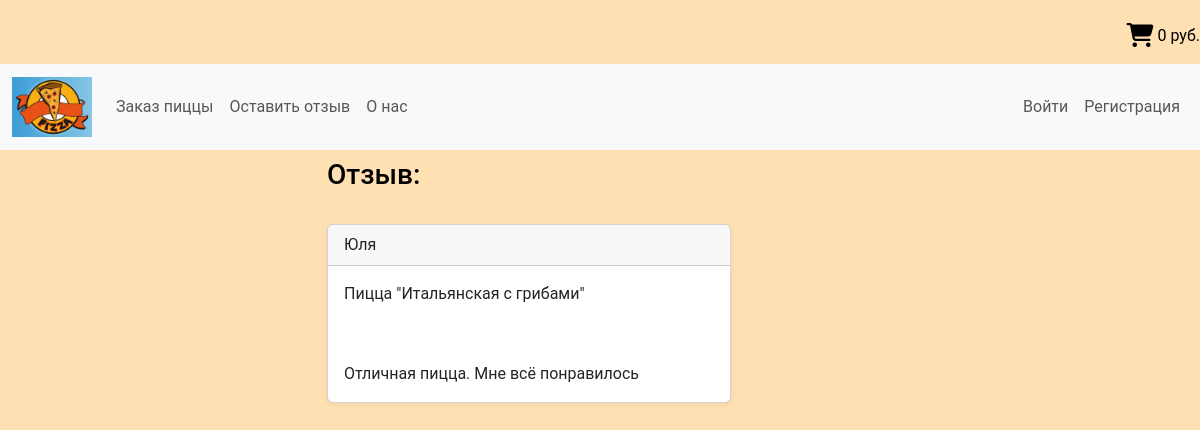
The page /feedback/1/ on the database its author committed.
### pizza_shop/models.py (models this page shows, shortened)
class Feedbacks(models.Model):
    buyer = models.CharField(max_length=100, db_index=True, null=True,
                             verbose_name='Имя')  # default="Анонимный покупатель"
    product = models.ForeignKey('Pizza', on_delete=models.PROTECT, verbose_name='Наименование продукта', null=True,
                                related_name="feedbacks")
    comment = models.CharField(max_length=250, db_index=False, verbose_name='Отзыв')
    user = models.ForeignKey(User, on_delete=models.PROTECT, verbose_name='Пользователь', null=True,
                             related_name='users')
    class Meta:
        verbose_name = 'Отзыв (комментарий)'
        verbose_name_plural = 'Отзывы (комментарии)'
        ordering = ['product']

class Pizza(models.Model):
    name = models.CharField(max_length=100, db_index=True, verbose_name='Наименование продукта')
    shortName = models.CharField(max_length=20, verbose_name='Краткое наименование продукта')
    slug = models.SlugField(max_length=200, db_index=True, unique=True, verbose_name='URL')
    ingredients = models.TextField(verbose_name='Список ингредиентов', blank=True)  # необязательно для заполнения
    currentPrice = models.DecimalField(max_digits=10, decimal_places=2, verbose_name='Текущая цена')
    photo = models.ImageField(upload_to='photos/', verbose_name='Фото', blank=True)  # необязательно для заполнения
    is_ready = models.BooleanField(default=True, verbose_name='Готовность для продажи')
    type_product = models.ForeignKey('TypeOfProduct', on_delete=models.PROTECT, verbose_name='Тип продукта', null=True,
                                     default=1)
    def __str__(self):
        return self.name
    class Meta:
        verbose_name = 'Продукт'
        verbose_name_plural = 'Продукты для заказа'
        ordering = ['name']

### pizza_shop/views.py (the view)
# urls.py: path('feedback/<int:feedback_id>/', ShowFeedback.as_view(), name='show_feedback'),
class ShowFeedback(DetailView):
    model = Feedbacks
    template_name = 'pizza_shop/feedback.html'
    pk_url_kwarg = 'feedback_id'  # название параметра, который передаёт в класс id (или pk)
    context_object_name = 'feedback'  # под этим именем в html используется наша модель

### cart/cart.py (called while the page is built)
    def __len__(self):
        return sum(item['quantity'] for item in self.cart.values())

### cart/context_processors.py (called while the page is built)
def cart(request):
    return {'cart': Cart(request)}

### pizza_shop/templates/pizza_shop/feedback.html (shortened to what this page needs)
{% extends 'base.html' %}
{% block listOfProduct %}
    <div class="row">
        <div class = "col-md-6">
            <h3>Отзыв:</h3>
            <br>
                <div class="card">
                  <div class="card-header">
                    {{feedback.buyer}}
                  </div>
                  <div class="card-body">
                    <p class="card-text">{{feedback.product}}</p>
                  </div>
                  <br>
                  <div class="card-body">
                    <p class="card-text">{{feedback.comment}}</p>
                  </div>
                </div>
                <br>
        </div>
    </div>
{% endblock %}

### mypizza/static/css/style.css (style rules this page uses)
html { font-size:16px; }
body { font-family: 'Roboto', sans-serif; background-color: #ffe0b2; font-size:16px; font-weight:400; color:#000; min-weight:320px; }
.card { box-shadow: 0 2px 5px 0 rgba(0,0,0,0.06); transition: all .3s; }

### rows shown on the page
Feedbacks: buyer "Юля", product "Пицца \"Итальянская с грибами\"", comment "Отличная пицца. Мне всё понравилось"
